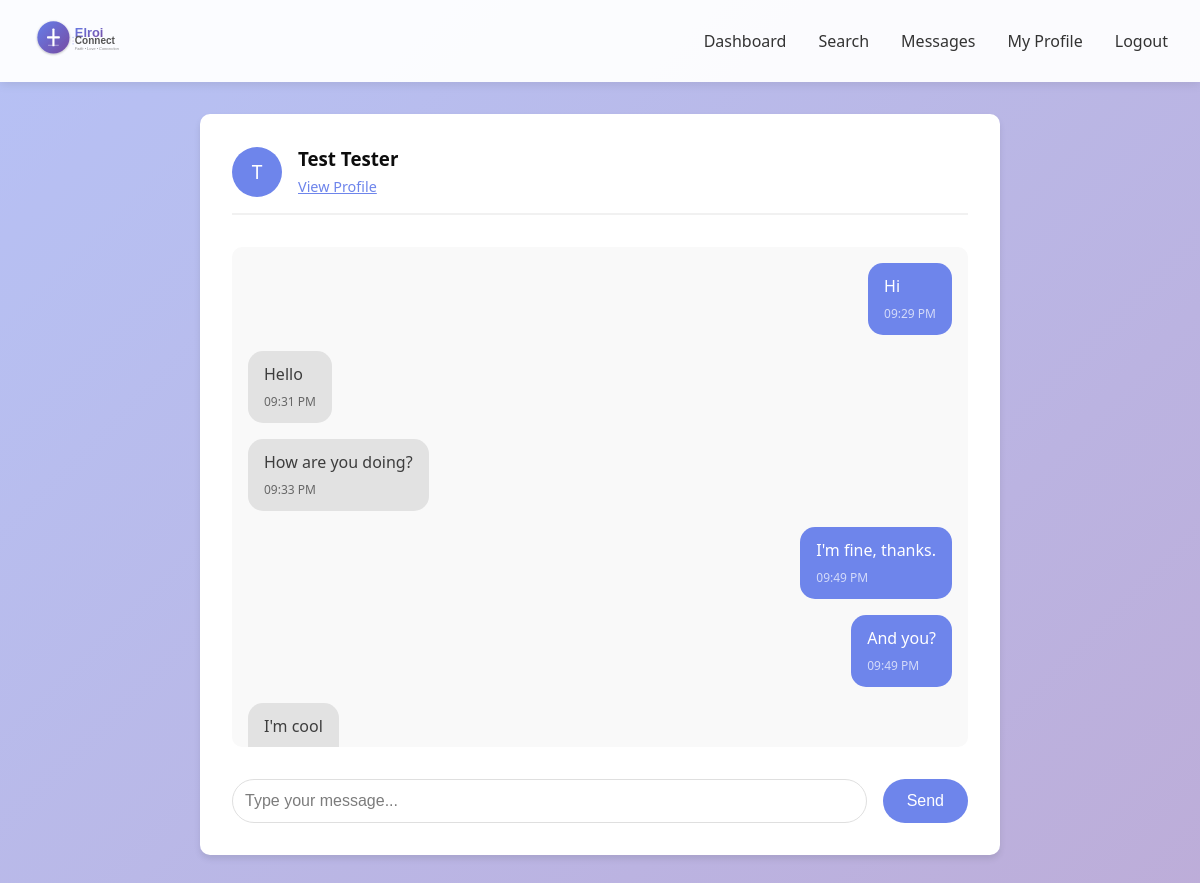
The page /messages/2 (signed in) on the database its author committed.
### app.py (models this page shows)
class User(db.Model):
    id = db.Column(db.Integer, primary_key=True)
    email = db.Column(db.String(120), unique=True, nullable=False)
    password_hash = db.Column(db.String(200), nullable=False)
    first_name = db.Column(db.String(50), nullable=False)
    last_name = db.Column(db.String(50), nullable=False)
    gender = db.Column(db.String(20), nullable=False)
    date_of_birth = db.Column(db.Date, nullable=False)
    bio = db.Column(db.Text)
    profile_photo = db.Column(db.String(200))
    location = db.Column(db.String(100))
    denomination = db.Column(db.String(100))
    interests = db.Column(db.Text)
    looking_for = db.Column(db.String(50))
    created_at = db.Column(db.DateTime, default=datetime.utcnow)
    is_active = db.Column(db.Boolean, default=True)
    videos_watched = db.Column(db.Integer, default=0)
    sent_messages = db.relationship('Message', foreign_keys='Message.sender_id', backref='sender', lazy='dynamic')
    received_messages = db.relationship('Message', foreign_keys='Message.receiver_id', backref='receiver', lazy='dynamic')

class Message(db.Model):
    id = db.Column(db.Integer, primary_key=True)
    sender_id = db.Column(db.Integer, db.ForeignKey('user.id'), nullable=False)
    receiver_id = db.Column(db.Integer, db.ForeignKey('user.id'), nullable=False)
    content = db.Column(db.Text, nullable=False)
    timestamp = db.Column(db.DateTime, default=datetime.utcnow)
    is_read = db.Column(db.Boolean, default=False)

### app.py (the view)
@app.route('/messages/<int:user_id>', methods=['GET', 'POST'])
@login_required
def conversation(user_id):
    current_user_id = session['user_id']
    other_user = User.query.get_or_404(user_id)
    if request.method == 'POST':
        content = request.form['message']
        message = Message(sender_id=current_user_id, receiver_id=user_id, content=content)
        db.session.add(message)
        db.session.commit()
        return redirect(url_for('conversation', user_id=user_id))
    messages = Message.query.filter(
        ((Message.sender_id == current_user_id) & (Message.receiver_id == user_id)) |
        ((Message.sender_id == user_id) & (Message.receiver_id == current_user_id))
    ).order_by(Message.timestamp.asc()).all()
    Message.query.filter_by(sender_id=user_id, receiver_id=current_user_id, is_read=False).update({'is_read': True})
    db.session.commit()
    return render_template('conversation.html', other_user=other_user, messages=messages)

### app.py (called while the page is built)
def login_required(f):
    @wraps(f)
    def decorated_function(*args, **kwargs):
        if 'user_id' not in session:
            flash('Please log in to access this page.', 'warning')
            return redirect(url_for('login'))
        return f(*args, **kwargs)
    return decorated_function

### templates/conversation.html
{% extends "base.html" %}
{% block content %}
<div class="card" style="max-width: 800px; margin: 2rem auto;">
    <div style="display: flex; align-items: center; margin-bottom: 2rem; padding-bottom: 1rem; border-bottom: 2px solid #f0f0f0;">
        {% if other_user.profile_photo %}
        <img src="{{ url_for('static', filename='uploads/' + other_user.profile_photo) }}" alt="{{ other_user.first_name }}" style="width: 50px; height: 50px; border-radius: 50%; margin-right: 1rem; object-fit: cover;">
        {% else %}
        <div style="width: 50px; height: 50px; border-radius: 50%; background: #667eea; color: white; display: flex; align-items: center; justify-content: center; font-size: 1.2rem; margin-right: 1rem;">
            {{ other_user.first_name[0] }}
        </div>
        {% endif %}
        <div>
            <h3 style="margin-bottom: 0.25rem;">{{ other_user.first_name }} {{ other_user.last_name }}</h3>
            <a href="{{ url_for('view_profile', user_id=other_user.id) }}" style="color: #667eea; font-size: 0.9rem;">View Profile</a>
        </div>
    </div>
    <div style="max-height: 500px; overflow-y: auto; margin-bottom: 2rem; padding: 1rem; background: #f9f9f9; border-radius: 10px;">
        {% for message in messages %}
        <div style="margin-bottom: 1rem; display: flex; justify-content: {{ 'flex-end' if message.sender_id == session.user_id else 'flex-start' }};">
            <div style="max-width: 70%; padding: 0.75rem 1rem; border-radius: 15px; background: {{ '#667eea' if message.sender_id == session.user_id else '#e0e0e0' }}; color: {{ 'white' if message.sender_id == session.user_id else '#333' }};">
                <p style="margin-bottom: 0.25rem;">{{ message.content }}</p>
                <small style="opacity: 0.7; font-size: 0.75rem;">{{ message.timestamp.strftime('%I:%M %p') }}</small>
            </div>
        </div>
        {% endfor %}
    </div>
    <form method="POST" style="display: flex; gap: 1rem;">
        <input type="text" name="message" placeholder="Type your message..." required style="flex: 1; padding: 0.75rem; border: 1px solid #ddd; border-radius: 25px; font-size: 1rem;">
        <button type="submit" class="btn btn-primary" style="border-radius: 25px;">Send</button>
    </form>
</div>
{% endblock %}

### templates/base.html (style rules this page uses)
* { margin: 0; padding: 0; box-sizing: border-box; }
body { font-family: 'Segoe UI', Tahoma, Geneva, Verdana, sans-serif; background: linear-gradient(135deg, rgba(102, 126, 234, 0.5) 0%, rgba(118, 75, 162, 0.5) 100%), url('https://images.unsplash.com/photo-1522673607200-164d1b6ce486?q=80&w=2070') center/cover no-repeat fixed; min-height: 100vh; position: relative; }
body::before { content: ''; position: fixed; top: 0; left: 0; width: 100%; height: 100%; background: rgba(255, 255, 255, 0.05); pointer-events: none; z-index: 0; }
.card { background: white; border-radius: 10px; padding: 2rem; box-shadow: 0 4px 6px rgba(0,0,0,0.1); margin-bottom: 2rem; }
.btn { padding: 0.75rem 1.5rem; border: none; border-radius: 5px; cursor: pointer; font-size: 1rem; transition: all 0.3s; text-decoration: none; display: inline-block; }
.btn-primary { background: #667eea; color: white; }

### rows shown on the page
User: first_name "T", first_name "Test", last_name "Tester"
Message: content "Hi", timestamp "09:29 PM"
Message: content "Hello", timestamp "09:31 PM"
Message: content "How are you doing?", timestamp "09:33 PM"
Message: content "I'm fine, thanks.", timestamp "09:49 PM"
Message: content "And you?", timestamp "09:49 PM"
Message: content "I'm cool"
